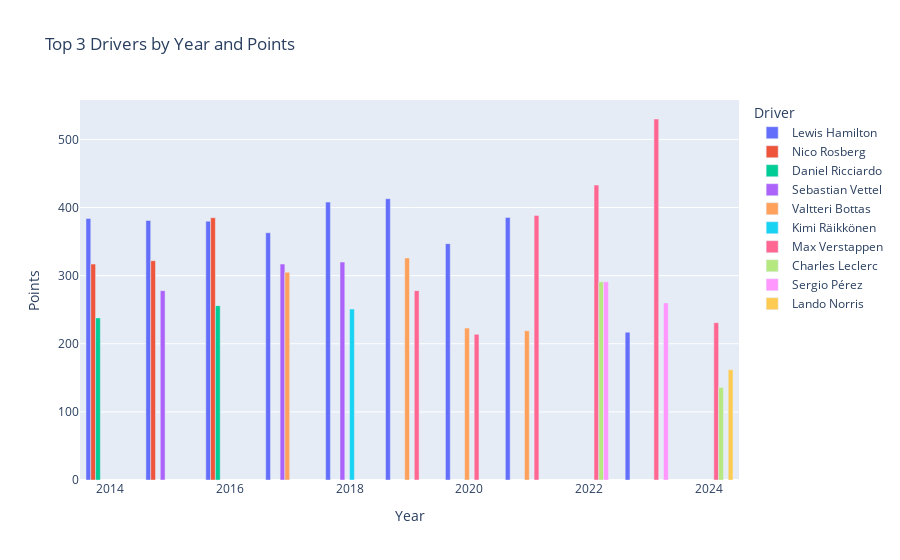

The notebook cell saved with this chart:
### Code cell
## Plotting a bar plot of top 3 drivers in the last 10 seasons 
fig = px.bar(top_3_drivers_each_year, 
             x='year', 
             y='points', 
             color='driver_name',  # Color by driver name to differentiate individual drivers
             title='Top 3 Drivers by Year and Points',
             labels={'points': 'Points', 'year': 'Year', 'driver_name': 'Driver', 'team_name': 'Team'},
             hover_data=['team_name'],  # Include team name in hover data
             barmode='group')  # Group bars by year for clear comparison

fig.update_layout(
    height=400  
)
fig.show()

### Figure 1 — Plotly figure (JSON) as saved in the notebook; plotly's stock layout.template omitted (floating-point values rounded to 4 significant figures)
{"data": [{"alignmentgroup": "True", "customdata": [["Mercedes"], ["Mercedes"], ["Mercedes"], ["Mercedes"], ["Mercedes"], ["Mercedes"], ["Mercedes"], ["Mercedes"], ["Mercedes"]], "hovertemplate": "Driver=Lewis Hamilton<br>Year=%{x}<br>Points=%{y}<br>Team=%{customdata[0]}<extra></extra>", "legendgroup": "Lewis Hamilton", "marker": {"color": "#636efa", "pattern": {"shape": ""}}, "name": "Lewis Hamilton", "offsetgroup": "Lewis Hamilton", "orientation": "v", "showlegend": true, "textposition": "auto", "type": "bar", "x": [2014, 2015, 2016, 2017, 2018, 2019, 2020, 2021, 2023], "xaxis": "x", "y": [384, 381, 380, 363, 408, 413, 347, 385.5, 217], "yaxis": "y"}, {"alignmentgroup": "True", "customdata": [["Mercedes"], ["Mercedes"], ["Mercedes"]], "hovertemplate": "Driver=Nico Rosberg<br>Year=%{x}<br>Points=%{y}<br>Team=%{customdata[0]}<extra></extra>", "legendgroup": "Nico Rosberg", "marker": {"color": "#EF553B", "pattern": {"shape": ""}}, "name": "Nico Rosberg", "offsetgroup": "Nico Rosberg", "orientation": "v", "showlegend": true, "textposition": "auto", "type": "bar", "x": [2014, 2015, 2016], "xaxis": "x", "y": [317, 322, 385], "yaxis": "y"}, {"alignmentgroup": "True", "customdata": [["Red Bull"], ["Red Bull"]], "hovertemplate": "Driver=Daniel Ricciardo<br>Year=%{x}<br>Points=%{y}<br>Team=%{customdata[0]}<extra></extra>", "legendgroup": "Daniel Ricciardo", "marker": {"color": "#00cc96", "pattern": {"shape": ""}}, "name": "Daniel Ricciardo", "offsetgroup": "Daniel Ricciardo", "orientation": "v", "showlegend": true, "textposition": "auto", "type": "bar", "x": [2014, 2016], "xaxis": "x", "y": [238, 256], "yaxis": "y"}, {"alignmentgroup": "True", "customdata": [["Ferrari"], ["Ferrari"], ["Ferrari"]], "hovertemplate": "Driver=Sebastian Vettel<br>Year=%{x}<br>Points=%{y}<br>Team=%{customdata[0]}<extra></extra>", "legendgroup": "Sebastian Vettel", "marker": {"color": "#ab63fa", "pattern": {"shape": ""}}, "name": "Sebastian Vettel", "offsetgroup": "Sebastian Vettel", "orientation": "v", "showlegend": true, "textposition": "auto", "type": "bar", "x": [2015, 2017, 2018], "xaxis": "x", "y": [278, 317, 320], "yaxis": "y"}, {"alignmentgroup": "True", "customdata": [["Mercedes"], ["Mercedes"], ["Mercedes"], ["Mercedes"]], "hovertemplate": "Driver=Valtteri Bottas<br>Year=%{x}<br>Points=%{y}<br>Team=%{customdata[0]}<extra></extra>", "legendgroup": "Valtteri Bottas", "marker": {"color": "#FFA15A", "pattern": {"shape": ""}}, "name": "Valtteri Bottas", "offsetgroup": "Valtteri Bottas", "orientation": "v", "showlegend": true, "textposition": "auto", "type": "bar", "x": [2017, 2019, 2020, 2021], "xaxis": "x", "y": [305, 326, 223, 219], "yaxis": "y"}, {"alignmentgroup": "True", "customdata": [["Ferrari"]], "hovertemplate": "Driver=Kimi Räikkönen<br>Year=%{x}<br>Points=%{y}<br>Team=%{customdata[0]}<extra></extra>", "legendgroup": "Kimi Räikkönen", "marker": {"color": "#19d3f3", "pattern": {"shape": ""}}, "name": "Kimi Räikkönen", "offsetgroup": "Kimi Räikkönen", "orientation": "v", "showlegend": true, "textposition": "auto", "type": "bar", "x": [2018], "xaxis": "x", "y": [251], "yaxis": "y"}, {"alignmentgroup": "True", "customdata": [["Red Bull"], ["Red Bull"], ["Red Bull"], ["Red Bull"], ["Red Bull"], ["Red Bull"]], "hovertemplate": "Driver=Max Verstappen<br>Year=%{x}<br>Points=%{y}<br>Team=%{customdata[0]}<extra></extra>", "legendgroup": "Max Verstappen", "marker": {"color": "#FF6692", "pattern": {"shape": ""}}, "name": "Max Verstappen", "offsetgroup": "Max Verstappen", "orientation": "v", "showlegend": true, "textposition": "auto", "type": "bar", "x": [2019, 2020, 2021, 2022, 2023, 2024], "xaxis": "x", "y": [278, 214, 388.5, 433, 530, 231], "yaxis": "y"}, {"alignmentgroup": "True", "customdata": [["Ferrari"], ["Ferrari"]], "hovertemplate": "Driver=Charles Leclerc<br>Year=%{x}<br>Points=%{y}<br>Team=%{customdata[0]}<extra></extra>", "legendgroup": "Charles Leclerc", "marker": {"color": "#B6E880", "pattern": {"shape": ""}}, "name": "Charles Leclerc", "offsetgroup": "Charles Leclerc", "orientation": "v", "showlegend": true, "textposition": "auto", "type": "bar", "x": [2022, 2024], "xaxis": "x", "y": [291, 136], "yaxis": "y"}, {"alignmentgroup": "True", "customdata": [["Red Bull"], ["Red Bull"]], "hovertemplate": "Driver=Sergio Pérez<br>Year=%{x}<br>Points=%{y}<br>Team=%{customdata[0]}<extra></extra>", "legendgroup": "Sergio Pérez", "marker": {"color": "#FF97FF", "pattern": {"shape": ""}}, "name": "Sergio Pérez", "offsetgroup": "Sergio Pérez", "orientation": "v", "showlegend": true, "textposition": "auto", "type": "bar", "x": [2022, 2023], "xaxis": "x", "y": [291, 260], "yaxis": "y"}, {"alignmentgroup": "True", "customdata": [["McLaren"]], "hovertemplate": "Driver=Lando Norris<br>Year=%{x}<br>Points=%{y}<br>Team=%{customdata[0]}<extra></extra>", "legendgroup": "Lando Norris", "marker": {"color": "#FECB52", "pattern": {"shape": ""}}, "name": "Lando Norris", "offsetgroup": "Lando Norris", "orientation": "v", "showlegend": true, "textposition": "auto", "type": "bar", "x": [2024], "xaxis": "x", "y": [162], "yaxis": "y"}], "layout": {"autosize": true, "barmode": "group", "legend": {"title": {"text": "Driver"}, "tracegroupgap": 0}, "title": {"text": "Top 3 Drivers by Year and Points"}, "xaxis": {"anchor": "y", "autorange": true, "domain": [0, 1], "range": [2014.0, 2024.0], "title": {"text": "Year"}, "type": "linear"}, "yaxis": {"anchor": "x", "autorange": true, "domain": [0, 1], "range": [0, 557.9], "title": {"text": "Points"}, "type": "linear"}}}
